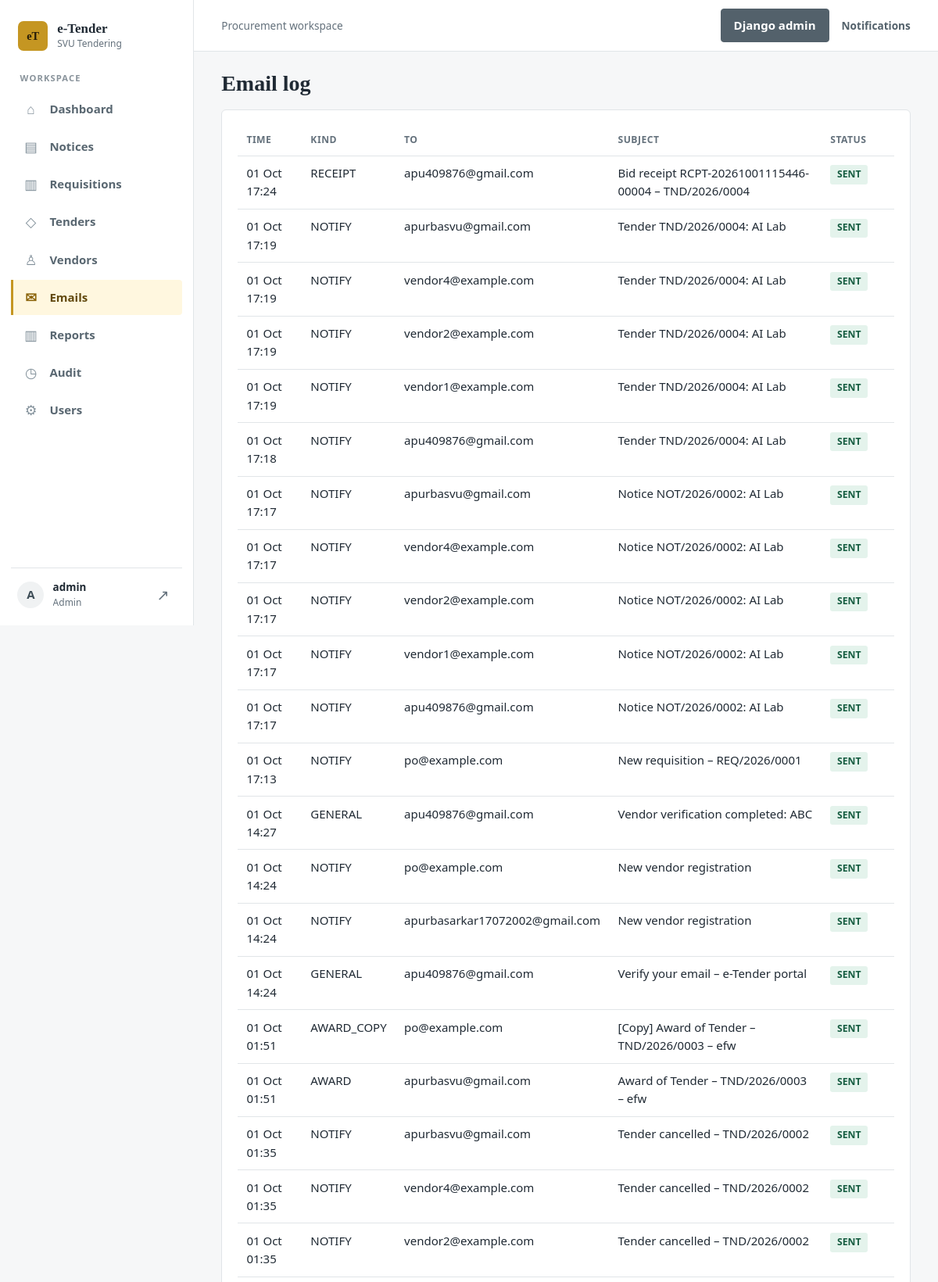
The app's page /emails/ (signed in, upper part) with its own data.
### accounts/models.py (models this page shows, shortened)
class User(AbstractUser):
    class Role(models.TextChoices):
        ADMIN = 'ADMIN', 'Admin'
        PO = 'PO', 'Purchase Officer'
        HOD = 'HOD', 'Head of Department'
        TC = 'TC', 'Technical Committee'
        FC = 'FC', 'Finance Committee'
        CFO = 'CFO', 'CFO'
        VENDOR = 'VENDOR', 'Vendor'
    email = models.EmailField(unique=True)
    role = models.CharField(max_length=10, choices=Role.choices, default=Role.VENDOR)
    phone = models.CharField(max_length=30, blank=True)
    email_verified = models.BooleanField(default=False)
    failed_attempts = models.PositiveIntegerField(default=0)
    locked_until = models.DateTimeField(null=True, blank=True)
    INTERNAL_ROLES = ('ADMIN', 'PO', 'HOD', 'TC', 'FC', 'CFO')

### tenders/models.py (models this page shows)
class EmailLog(models.Model):
    tender = models.ForeignKey(Tender, null=True, on_delete=models.SET_NULL, related_name='emails')
    kind = models.CharField(max_length=20, default='GENERAL')
    recipient = models.EmailField()
    subject = models.CharField(max_length=250)
    body = models.TextField()
    status = models.CharField(max_length=10, default='PENDING')
    attempts = models.PositiveIntegerField(default=0)
    sent_at = models.DateTimeField(null=True, blank=True)
    error = models.TextField(blank=True)
    created_at = models.DateTimeField(auto_now_add=True)
    class Meta:
        ordering = ['-created_at']

### tenders/views.py (the view)
# urls.py: path('emails/', v.email_log, name='email_log'),
@role_required('ADMIN', 'PO')
def email_log(request):
    if request.method == 'POST':
        log = get_object_or_404(EmailLog, pk=request.POST.get('id'), status='FAILED')
        svc.deliver_email(log.recipient, log.subject, log.body, log=log)
        return redirect('email_log')
    return render(request, 'tenders/email_log.html', {'logs': EmailLog.objects.all()[:200]})

### tenders/context_processors.py (called while the page is built)
def globals(request):
    from django.conf import settings
    ctx = {'ORG_NAME': settings.ORG_NAME}
    u = getattr(request, 'user', None)
    if u is not None and u.is_authenticated:
        from .models import Notification
        ctx['unread_count'] = Notification.objects.filter(user=u, read_at__isnull=True).count()
    return ctx

### templates/tenders/email_log.html
{% extends 'base.html' %}{% block content %}<h1>Email log</h1><div class="card"><table><tr><th>Time</th><th>Kind</th><th>To</th><th>Subject</th><th>Status</th><th></th></tr>{% for l in logs %}<tr><td>{{ l.created_at|date:"d M H:i" }}</td><td>{{ l.kind }}</td><td>{{ l.recipient }}</td><td>{{ l.subject }}</td><td><span class="badge {% if l.status == 'SENT' %}ok{% else %}bad{% endif %}">{{ l.status }}</span> {{ l.error|truncatechars:60 }}</td>
<td>{% if l.status == 'FAILED' %}<form method="post">{% csrf_token %}<input type="hidden" name="id" value="{{ l.pk }}"><button class="sec btn">Retry</button></form>{% endif %}</td></tr>{% endfor %}</table></div>{% endblock %}

### templates/base.html (shortened to what this page needs)
<!doctype html>
<html lang="en">
<head>
	{% load static %}<link rel="stylesheet" href="{% static 'css/style.css' %}">
</head>
<body>
{% if user.is_authenticated %}
<div class="app-shell">
	<aside class="sidebar">
		<a class="sidebar-brand" href="/">
			<span class="brand-mark" aria-hidden="true">eT</span>
			<span class="brand-copy"><strong>e-Tender</strong><small>{{ ORG_NAME }}</small></span>
		</a>
		<p class="sidebar-section-label">Workspace</p>
		<nav class="side-nav" aria-label="Main navigation">
			<a class="side-link{% if request.resolver_match.url_name == 'dashboard' %} active{% endif %}" href="{% url 'dashboard' %}"><span class="nav-icon" aria-hidden="true">⌂</span>Dashboard</a>
			<a class="side-link{% if request.resolver_match.url_name == 'notice_list' %} active{% endif %}" href="{% url 'notice_list' %}"><span class="nav-icon" aria-hidden="true">▤</span>Notices</a>
			{% if user.role == 'HOD' or user.role == 'PO' or user.role == 'ADMIN' %}<a class="side-link" href="{% url 'requisition_list' %}"><span class="nav-icon" aria-hidden="true">▥</span>Requisitions</a>{% endif %}
			<a class="side-link" href="{% url 'tender_list' %}"><span class="nav-icon" aria-hidden="true">◇</span>Tenders</a>
			{% if user.role == 'PO' or user.role == 'ADMIN' %}
			<a class="side-link{% if request.resolver_match.url_name == 'vendor_list' %} active{% endif %}" href="{% url 'vendor_list' %}"><span class="nav-icon" aria-hidden="true">♙</span>Vendors</a>
			<a class="side-link{% if request.resolver_match.url_name == 'email_log' %} active{% endif %}" href="{% url 'email_log' %}"><span class="nav-icon" aria-hidden="true">✉</span>Emails</a>
			{% endif %}
			{% if user.role == 'PO' or user.role == 'ADMIN' or user.role == 'CFO' %}
			<a class="side-link{% if request.resolver_match.url_name == 'reports' %} active{% endif %}" href="{% url 'reports' %}"><span class="nav-icon" aria-hidden="true">▥</span>Reports</a>
			{% endif %}
			{% if user.role != 'VENDOR' %}
			<a class="side-link{% if request.resolver_match.url_name == 'audit' %} active{% endif %}" href="{% url 'audit' %}"><span class="nav-icon" aria-hidden="true">◷</span>Audit</a>
			{% endif %}
			{% if user.role == 'ADMIN' %}
			<a class="side-link{% if request.resolver_match.url_name == 'user_admin' %} active{% endif %}" href="{% url 'user_admin' %}"><span class="nav-icon" aria-hidden="true">⚙</span>Users</a>
			{% endif %}
		</nav>
		<div class="sidebar-spacer"></div>
		<div class="sidebar-user">
			<span class="user-avatar" aria-hidden="true">{{ user.username|slice:":1"|upper }}</span>
			<span class="user-copy"><strong>{{ user.username }}</strong><small>{{ user.get_role_display }}</small></span>
			<a class="signout-link" href="{% url 'logout' %}" aria-label="Sign out">↗</a>
		</div>
	</aside>
	<div class="app-main">
		<header class="topbar">
			<span class="topbar-context">Procurement workspace</span>
			<div class="topbar-actions">
				{% if user.role == 'ADMIN' %}<a class="btn sec" href="{% url 'admin:index' %}">Django admin</a>{% endif %}
				<a class="notifications-link" href="{% url 'notifications' %}">Notifications{% if unread_count %}<span class="notification-count">{{ unread_count }}</span>{% endif %}</a>
			</div>
		</header>
{% endif %}
<main>
	{% block content %}{% endblock %}
</main>
{% if user.is_authenticated %}</div></div>{% endif %}
</body>
</html>

### static/css/style.css (style rules this page uses)
:root { color-scheme: light; --bg: #f6f7f8; --surface: #ffffff; --ink: #202a34; --muted: #64717c; --gold: #c59622; --gold-deep: #8c650b; --gold-wash: #fff7df; --line: #e1e5e8; --ok: #18734e; --bad: #b43d3d; --warn: #8c650b; }
* { box-sizing: border-box; }
body { margin: 0; background: var(--bg); color: var(--ink); font: 15px/1.55 "Segoe UI", Tahoma, sans-serif; }
a { color: var(--gold-deep); text-decoration: none; }
.app-shell { display: grid; grid-template-columns: 248px minmax(0, 1fr); min-height: 100vh; }
.sidebar { position: sticky; top: 0; display: flex; height: 100vh; flex-direction: column; padding: 1.35rem .9rem 1rem; background: var(--surface); border-right: 1px solid var(--line); }
.sidebar-brand { display: flex; align-items: center; gap: .75rem; padding: .35rem .55rem 1.5rem; color: var(--ink); text-decoration: none; }
.brand-mark { display: grid; width: 38px; aspect-ratio: 1; place-items: center; border-radius: 7px; background: var(--gold); color: #241b08; font: 700 .9rem Georgia, "Times New Roman", serif; }
.brand-copy, .user-copy { display: grid; min-width: 0; }
.brand-copy strong { font: 700 1.06rem Georgia, "Times New Roman", serif; }
.brand-copy small, .user-copy small { overflow: hidden; color: var(--muted); font-size: .75rem; text-overflow: ellipsis; white-space: nowrap; }
.sidebar-section-label { margin: .1rem .7rem .55rem; color: #89939b; font-size: .7rem; font-weight: 750; letter-spacing: .1em; text-transform: uppercase; }
.side-nav { display: grid; gap: .2rem; }
.side-link { display: flex; min-height: 42px; align-items: center; gap: .8rem; padding: .55rem .7rem; border-left: 3px solid transparent; border-radius: 0 4px 4px 0; color: #596771; font-weight: 550; transition: color .15s ease, background-color .15s ease; }
.side-link.active { border-left-color: var(--gold); background: var(--gold-wash); color: #62490e; font-weight: 700; }
.nav-icon { display: grid; width: 22px; flex: 0 0 22px; place-items: center; color: #82909a; font-size: 1.1rem; }
.side-link.active .nav-icon { color: var(--gold-deep); }
.sidebar-spacer { flex: 1; }
.sidebar-user { display: flex; align-items: center; gap: .7rem; padding: .9rem .5rem .2rem; border-top: 1px solid var(--line); }
.user-avatar { display: grid; width: 34px; aspect-ratio: 1; flex: 0 0 34px; place-items: center; border-radius: 50%; background: #f0f2f3; color: #3e4d57; font-weight: 750; }
.user-copy { flex: 1; }
.user-copy strong { overflow: hidden; font-size: .84rem; text-overflow: ellipsis; white-space: nowrap; }
.signout-link { display: grid; width: 32px; aspect-ratio: 1; place-items: center; border-radius: 4px; color: var(--muted); font-size: 1.2rem; }
.app-main { min-width: 0; }
.topbar { display: flex; min-height: 62px; align-items: center; justify-content: space-between; gap: 1rem; padding: .7rem clamp(1rem, 3vw, 2.2rem); border-bottom: 1px solid var(--line); background: var(--surface); }
.topbar-context { color: var(--muted); font-size: .85rem; }
.topbar-actions { display: flex; align-items: center; gap: 1rem; }
.notifications-link { display: inline-flex; align-items: center; gap: .5rem; color: #53616b; font-size: .85rem; font-weight: 600; }
main { width: min(1200px, 100%); margin: 1.8rem auto; padding: 0 clamp(1rem, 4vw, 2.5rem); }
.app-main main { width: 100%; margin: 1.5rem auto; padding: 0 clamp(1rem, 3vw, 2.2rem); }
.card { margin-bottom: 1rem; padding: 1.15rem 1.25rem; overflow-x: auto; background: var(--surface); border: 1px solid var(--line); border-radius: 6px; }
h1, h2, h3 { color: var(--ink); }
h1 { margin: .15rem 0 1rem; font-family: Georgia, "Times New Roman", serif; font-size: 1.75rem; line-height: 1.2; }
table { width: 100%; border-collapse: collapse; }
th, td { padding: .65rem .7rem; border-bottom: 1px solid var(--line); text-align: left; vertical-align: top; }
th { color: var(--muted); font-size: .76rem; font-weight: 700; letter-spacing: .04em; text-transform: uppercase; }
.btn, button { display: inline-block; padding: .55rem 1rem; border: 1px solid var(--gold); border-radius: 4px; background: var(--gold); color: #241b08; cursor: pointer; font: inherit; font-weight: 650; transition: background-color .15s ease, border-color .15s ease; }
.btn.sec { border-color: #53616b; background: #53616b; color: #fff; }
.badge { display: inline-block; padding: .18rem .55rem; border-radius: 3px; background: #edf0f2; color: var(--ink); font-size: .76rem; font-weight: 650; }
.badge.ok { background: #e4f3ec; color: #155c40; }

### records on screen
User: username "A", username "admin", role "Admin"
EmailLog: created_at "01 Oct 17:24", kind "RECEIPT", recipient "apu409876@gmail.com", subject "Bid receipt RCPT-20261001115446-00004 – TND/2026/0004", status "SENT"
EmailLog: created_at "01 Oct 17:19", kind "NOTIFY", recipient "apurbasvu@gmail.com", subject "Tender TND/2026/0004: AI Lab", status "SENT"
EmailLog: created_at "01 Oct 17:19", kind "NOTIFY", recipient "vendor4@example.com", subject "Tender TND/2026/0004: AI Lab", status "SENT"
EmailLog: created_at "01 Oct 17:19", kind "NOTIFY", recipient "vendor2@example.com", subject "Tender TND/2026/0004: AI Lab", status "SENT"
EmailLog: created_at "01 Oct 17:19", kind "NOTIFY", recipient "vendor1@example.com", subject "Tender TND/2026/0004: AI Lab", status "SENT"
EmailLog: created_at "01 Oct 17:18", kind "NOTIFY", recipient "apu409876@gmail.com", subject "Tender TND/2026/0004: AI Lab", status "SENT"
EmailLog: created_at "01 Oct 17:17", kind "NOTIFY", recipient "apurbasvu@gmail.com", subject "Notice NOT/2026/0002: AI Lab", status "SENT"
EmailLog: created_at "01 Oct 17:17", kind "NOTIFY", recipient "vendor4@example.com", subject "Notice NOT/2026/0002: AI Lab", status "SENT"
EmailLog: created_at "01 Oct 17:17", kind "NOTIFY", recipient "vendor2@example.com", subject "Notice NOT/2026/0002: AI Lab", status "SENT"
EmailLog: created_at "01 Oct 17:17", kind "NOTIFY", recipient "vendor1@example.com", subject "Notice NOT/2026/0002: AI Lab", status "SENT"
EmailLog: created_at "01 Oct 17:17", kind "NOTIFY", recipient "apu409876@gmail.com", subject "Notice NOT/2026/0002: AI Lab", status "SENT"
EmailLog: created_at "01 Oct 17:13", kind "NOTIFY", recipient "po@example.com", subject "New requisition – REQ/2026/0001", status "SENT"
EmailLog: created_at "01 Oct 14:27", kind "GENERAL", recipient "apu409876@gmail.com", subject "Vendor verification completed: ABC", status "SENT"
EmailLog: created_at "01 Oct 14:24", kind "NOTIFY", recipient "po@example.com", subject "New vendor registration", status "SENT"
EmailLog: created_at "01 Oct 14:24", kind "NOTIFY", recipient "apurbasarkar17072002@gmail.com", subject "New vendor registration", status "SENT"
EmailLog: created_at "01 Oct 14:24", kind "GENERAL", recipient "apu409876@gmail.com", subject "Verify your email – e-Tender portal", status "SENT"
EmailLog: created_at "01 Oct 01:51", kind "AWARD_COPY", recipient "po@example.com", subject "[Copy] Award of Tender – TND/2026/0003 – efw", status "SENT"
EmailLog: created_at "01 Oct 01:51", kind "AWARD", recipient "apurbasvu@gmail.com", subject "Award of Tender – TND/2026/0003 – efw", status "SENT"
EmailLog: created_at "01 Oct 01:35", kind "NOTIFY", recipient "apurbasvu@gmail.com", subject "Tender cancelled – TND/2026/0002", status "SENT"
EmailLog: created_at "01 Oct 01:35", kind "NOTIFY", recipient "vendor4@example.com", subject "Tender cancelled – TND/2026/0002", status "SENT"
EmailLog: created_at "01 Oct 01:35", kind "NOTIFY", recipient "vendor2@example.com", subject "Tender cancelled – TND/2026/0002", status "SENT"

### other values on screen
{{ ORG_NAME }} "SVU Tendering"
